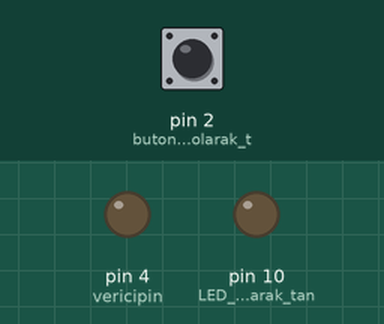
Recording of a sketch running on a simulated Arduino Uno, built with avr-gcc and run on an emulated ATmega328P. Shown: output pins drawn as LEDs (lit = HIGH). The inputs (shaded band) are chosen by the test bench; at power-on: pin 2 (buton_pini_çıkış_olarak_t) LOW. What the sketch prints to the serial monitor is not drawn.

Above: at 1.2 s.
1.3 s: pin 2 (buton_pini_çıkış_olarak_t) pulled HIGH for 0.15 s
At 1.37 s:
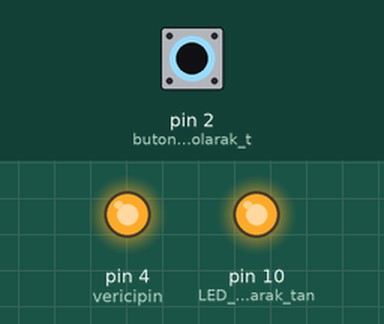
2.9 s: pin 2 (buton_pini_çıkış_olarak_t) pulled HIGH for 3.2 s
At 6.6 s:
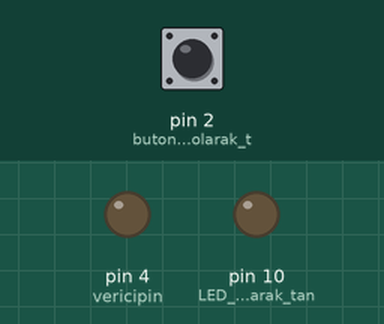
Timing chart, 0 to 8.1 s (numbered marks = the images above; inputs shaded):
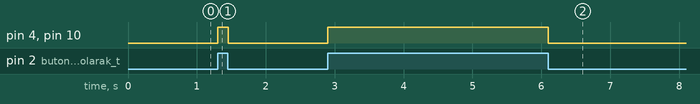

Measured:
- after the input at 1.3 s, pin 4 (vericipin), pin 10 (LED_pini_çıkış_olarak_tan): LOW → HIGH at once, → LOW 0.15 s later
- after the input at 2.9 s, pin 4 (vericipin), pin 10 (LED_pini_çıkış_olarak_tan): LOW → HIGH at once, → LOW 3.2 s later

The sketch:

8.3.2._RF_butonlu_LED-buzzer_kontrol_verici.ino
```cpp
const int vericipin = 4;  //verici pin numarası atanır.

void setup(){
Serial.begin(9600); //seri veri iletişimi başlatılır.
pinMode(vericipin, OUTPUT); //verici pini çıkış olarak tanımlanır.
pinMode(2, INPUT); // buton pini çıkış olarak tanımlanır.
pinMode(10, OUTPUT);// LED pini çıkış olarak tanımlanır.
}

void loop(){
Serial.println(digitalRead(2)); //buton pininden elde edilen değer seri port ekranına yazdırılır.
if (digitalRead(2)==HIGH){ // Butona basıldığında...
digitalWrite(10, HIGH);  // LED yanar.
digitalWrite(vericipin, HIGH);  //verici HIGH seviyede sinyal üretir.
}
if (digitalRead(2)==LOW){ //buton basılı değilken...
digitalWrite(10, LOW); // LED söner.
digitalWrite(vericipin, LOW); //verici LOW seviyede sinyal üretir.
}
}
```
